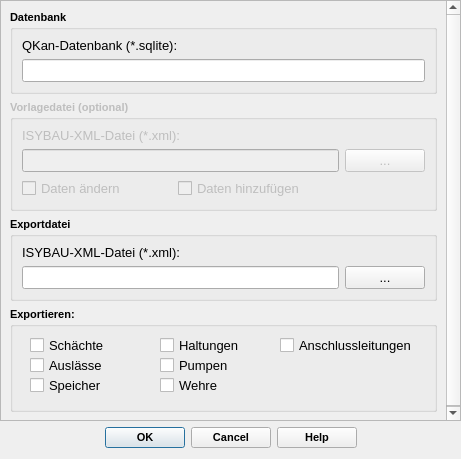
<?xml version="1.0" encoding="UTF-8"?>
<ui version="4.0">
 <class>xmlexportDialogBase</class>
 <widget class="QDialog" name="xmlexportDialogBase">
  <property name="geometry">
   <rect>
    <x>0</x>
    <y>0</y>
    <width>461</width>
    <height>459</height>
   </rect>
  </property>
  <property name="maximumSize">
   <size>
    <width>16777215</width>
    <height>459</height>
   </size>
  </property>
  <property name="windowTitle">
   <string>Export nach ISYBAU-XML</string>
  </property>
  <layout class="QVBoxLayout" name="verticalLayout_2">
   <property name="leftMargin">
    <number>0</number>
   </property>
   <property name="topMargin">
    <number>0</number>
   </property>
   <property name="rightMargin">
    <number>0</number>
   </property>
   <item>
    <widget class="QScrollArea" name="scrollArea">
     <property name="widgetResizable">
      <bool>true</bool>
     </property>
     <widget class="QWidget" name="scrollAreaWidgetContents">
      <property name="geometry">
       <rect>
        <x>0</x>
        <y>0</y>
        <width>459</width>
        <height>419</height>
       </rect>
      </property>
      <layout class="QVBoxLayout" name="verticalLayout_3">
       <item>
        <widget class="QGroupBox" name="groupBox">
         <property name="font">
          <font>
           <family>Tahoma</family>
           <pointsize>8</pointsize>
           <weight>75</weight>
           <bold>true</bold>
          </font>
         </property>
         <property name="title">
          <string>Datenbank</string>
         </property>
         <layout class="QVBoxLayout" name="verticalLayout">
          <item>
           <widget class="QLabel" name="label">
            <property name="font">
             <font>
              <family>Tahoma</family>
              <pointsize>10</pointsize>
              <weight>50</weight>
              <bold>false</bold>
             </font>
            </property>
            <property name="text">
             <string>QKan-Datenbank (*.sqlite):</string>
            </property>
            <property name="alignment">
             <set>Qt::AlignLeading|Qt::AlignLeft|Qt::AlignVCenter</set>
            </property>
           </widget>
          </item>
          <item>
           <widget class="QLineEdit" name="tf_database">
            <property name="font">
             <font>
              <family>Tahoma</family>
              <pointsize>10</pointsize>
              <weight>50</weight>
              <bold>false</bold>
             </font>
            </property>
            <property name="toolTip">
             <string>&lt;html&gt;&lt;head/&gt;&lt;body&gt;&lt;p&gt;Aktuell zu bearbeitende QKan-Datenbank&lt;/p&gt;&lt;/body&gt;&lt;/html&gt;</string>
            </property>
           </widget>
          </item>
         </layout>
        </widget>
       </item>
       <item>
        <widget class="QGroupBox" name="groupBox_4">
         <property name="enabled">
          <bool>false</bool>
         </property>
         <property name="font">
          <font>
           <family>Tahoma</family>
           <pointsize>8</pointsize>
           <weight>75</weight>
           <bold>true</bold>
          </font>
         </property>
         <property name="title">
          <string>Vorlagedatei (optional)</string>
         </property>
         <layout class="QVBoxLayout" name="verticalLayout_4">
          <item>
           <widget class="QLabel" name="label_3">
            <property name="font">
             <font>
              <family>Tahoma</family>
              <pointsize>10</pointsize>
              <weight>50</weight>
              <bold>false</bold>
             </font>
            </property>
            <property name="text">
             <string>ISYBAU-XML-Datei (*.xml):</string>
            </property>
            <property name="alignment">
             <set>Qt::AlignLeading|Qt::AlignLeft|Qt::AlignVCenter</set>
            </property>
           </widget>
          </item>
          <item>
           <layout class="QHBoxLayout" name="horizontalLayout">
            <item>
             <widget class="QLineEdit" name="tf_export_2">
              <property name="font">
               <font>
                <family>Tahoma</family>
                <pointsize>10</pointsize>
                <weight>50</weight>
                <bold>false</bold>
               </font>
              </property>
              <property name="toolTip">
               <string>&lt;html&gt;&lt;head/&gt;&lt;body&gt;&lt;p&gt;Quelldatenbank mit Kanaldaten aus HYSTEM-EXTRAN&lt;/p&gt;&lt;/body&gt;&lt;/html&gt;</string>
              </property>
             </widget>
            </item>
            <item>
             <widget class="QPushButton" name="pb_export_2">
              <property name="font">
               <font>
                <family>Tahoma</family>
                <pointsize>10</pointsize>
                <weight>50</weight>
                <bold>false</bold>
               </font>
              </property>
              <property name="text">
               <string>...</string>
              </property>
             </widget>
            </item>
           </layout>
          </item>
          <item>
           <layout class="QHBoxLayout" name="horizontalLayout_2" stretch="0,1">
            <item>
             <widget class="QCheckBox" name="cb_vorlage_change">
              <property name="minimumSize">
               <size>
                <width>150</width>
                <height>0</height>
               </size>
              </property>
              <property name="font">
               <font>
                <family>Tahoma</family>
                <pointsize>10</pointsize>
                <weight>50</weight>
                <bold>false</bold>
               </font>
              </property>
              <property name="text">
               <string>Daten ändern</string>
              </property>
             </widget>
            </item>
            <item>
             <widget class="QCheckBox" name="cb_vorlage_add">
              <property name="font">
               <font>
                <family>Tahoma</family>
                <pointsize>10</pointsize>
                <weight>50</weight>
                <bold>false</bold>
               </font>
              </property>
              <property name="text">
               <string>Daten hinzufügen</string>
              </property>
             </widget>
            </item>
           </layout>
          </item>
         </layout>
        </widget>
       </item>
       <item>
        <widget class="QGroupBox" name="groupBox_2">
         <property name="font">
          <font>
           <family>Tahoma</family>
           <pointsize>8</pointsize>
           <weight>75</weight>
           <bold>true</bold>
          </font>
         </property>
         <property name="title">
          <string>Exportdatei</string>
         </property>
         <layout class="QVBoxLayout" name="verticalLayout_5">
          <item>
           <widget class="QLabel" name="label_2">
            <property name="font">
             <font>
              <family>Tahoma</family>
              <pointsize>10</pointsize>
              <weight>50</weight>
              <bold>false</bold>
             </font>
            </property>
            <property name="text">
             <string>ISYBAU-XML-Datei (*.xml):</string>
            </property>
            <property name="alignment">
             <set>Qt::AlignLeading|Qt::AlignLeft|Qt::AlignVCenter</set>
            </property>
           </widget>
          </item>
          <item>
           <layout class="QHBoxLayout" name="horizontalLayout_3">
            <item>
             <widget class="QLineEdit" name="tf_export">
              <property name="font">
               <font>
                <family>Tahoma</family>
                <pointsize>10</pointsize>
                <weight>50</weight>
                <bold>false</bold>
               </font>
              </property>
              <property name="toolTip">
               <string>&lt;html&gt;&lt;head/&gt;&lt;body&gt;&lt;p&gt;Quelldatenbank mit Kanaldaten aus HYSTEM-EXTRAN&lt;/p&gt;&lt;/body&gt;&lt;/html&gt;</string>
              </property>
             </widget>
            </item>
            <item>
             <widget class="QPushButton" name="pb_export">
              <property name="font">
               <font>
                <family>Tahoma</family>
                <pointsize>10</pointsize>
                <weight>50</weight>
                <bold>false</bold>
               </font>
              </property>
              <property name="text">
               <string>...</string>
              </property>
             </widget>
            </item>
           </layout>
          </item>
         </layout>
        </widget>
       </item>
       <item>
        <widget class="QGroupBox" name="groupBox_3">
         <property name="minimumSize">
          <size>
           <width>0</width>
           <height>105</height>
          </size>
         </property>
         <property name="maximumSize">
          <size>
           <width>16777215</width>
           <height>105</height>
          </size>
         </property>
         <property name="font">
          <font>
           <family>Tahoma</family>
           <pointsize>8</pointsize>
           <weight>75</weight>
           <bold>true</bold>
          </font>
         </property>
         <property name="title">
          <string>Exportieren:</string>
         </property>
         <widget class="QCheckBox" name="cb_export_speicher">
          <property name="geometry">
           <rect>
            <x>20</x>
            <y>70</y>
            <width>101</width>
            <height>17</height>
           </rect>
          </property>
          <property name="font">
           <font>
            <family>Tahoma</family>
            <pointsize>10</pointsize>
            <weight>50</weight>
            <bold>false</bold>
           </font>
          </property>
          <property name="text">
           <string>Speicher</string>
          </property>
         </widget>
         <widget class="QCheckBox" name="cb_export_schaechte">
          <property name="geometry">
           <rect>
            <x>20</x>
            <y>30</y>
            <width>111</width>
            <height>17</height>
           </rect>
          </property>
          <property name="font">
           <font>
            <family>Tahoma</family>
            <pointsize>10</pointsize>
            <weight>50</weight>
            <bold>false</bold>
           </font>
          </property>
          <property name="text">
           <string>Schächte</string>
          </property>
         </widget>
         <widget class="QCheckBox" name="cb_export_haltungen">
          <property name="geometry">
           <rect>
            <x>150</x>
            <y>30</y>
            <width>101</width>
            <height>17</height>
           </rect>
          </property>
          <property name="font">
           <font>
            <family>Tahoma</family>
            <pointsize>10</pointsize>
            <weight>50</weight>
            <bold>false</bold>
           </font>
          </property>
          <property name="text">
           <string>Haltungen</string>
          </property>
         </widget>
         <widget class="QCheckBox" name="cb_export_pumpen">
          <property name="geometry">
           <rect>
            <x>150</x>
            <y>50</y>
            <width>101</width>
            <height>17</height>
           </rect>
          </property>
          <property name="font">
           <font>
            <family>Tahoma</family>
            <pointsize>10</pointsize>
            <weight>50</weight>
            <bold>false</bold>
           </font>
          </property>
          <property name="text">
           <string>Pumpen</string>
          </property>
         </widget>
         <widget class="QCheckBox" name="cb_export_wehre">
          <property name="geometry">
           <rect>
            <x>150</x>
            <y>70</y>
            <width>101</width>
            <height>17</height>
           </rect>
          </property>
          <property name="font">
           <font>
            <family>Tahoma</family>
            <pointsize>10</pointsize>
            <weight>50</weight>
            <bold>false</bold>
           </font>
          </property>
          <property name="text">
           <string>Wehre</string>
          </property>
         </widget>
         <widget class="QCheckBox" name="cb_export_auslaesse">
          <property name="geometry">
           <rect>
            <x>20</x>
            <y>50</y>
            <width>111</width>
            <height>17</height>
           </rect>
          </property>
          <property name="font">
           <font>
            <family>Tahoma</family>
            <pointsize>10</pointsize>
            <weight>50</weight>
            <bold>false</bold>
           </font>
          </property>
          <property name="text">
           <string>Auslässe</string>
          </property>
         </widget>
         <widget class="QCheckBox" name="cb_export_anschlussleitungen">
          <property name="geometry">
           <rect>
            <x>270</x>
            <y>30</y>
            <width>171</width>
            <height>17</height>
           </rect>
          </property>
          <property name="font">
           <font>
            <family>Tahoma</family>
            <pointsize>10</pointsize>
            <weight>50</weight>
            <bold>false</bold>
           </font>
          </property>
          <property name="text">
           <string>Anschlussleitungen</string>
          </property>
         </widget>
        </widget>
       </item>
      </layout>
     </widget>
    </widget>
   </item>
   <item>
    <widget class="QDialogButtonBox" name="button_box">
     <property name="font">
      <font>
       <pointsize>8</pointsize>
       <weight>75</weight>
       <bold>true</bold>
      </font>
     </property>
     <property name="toolTip">
      <string notr="true"/>
     </property>
     <property name="orientation">
      <enum>Qt::Horizontal</enum>
     </property>
     <property name="standardButtons">
      <set>QDialogButtonBox::Cancel|QDialogButtonBox::Help|QDialogButtonBox::Ok</set>
     </property>
     <property name="centerButtons">
      <bool>true</bool>
     </property>
    </widget>
   </item>
  </layout>
 </widget>
 <resources/>
 <connections>
  <connection>
   <sender>button_box</sender>
   <signal>accepted()</signal>
   <receiver>xmlexportDialogBase</receiver>
   <slot>accept()</slot>
   <hints>
    <hint type="sourcelabel">
     <x>265</x>
     <y>475</y>
    </hint>
    <hint type="destinationlabel">
     <x>261</x>
     <y>253</y>
    </hint>
   </hints>
  </connection>
  <connection>
   <sender>button_box</sender>
   <signal>rejected()</signal>
   <receiver>xmlexportDialogBase</receiver>
   <slot>reject()</slot>
   <hints>
    <hint type="sourcelabel">
     <x>265</x>
     <y>475</y>
    </hint>
    <hint type="destinationlabel">
     <x>261</x>
     <y>253</y>
    </hint>
   </hints>
  </connection>
 </connections>
</ui>
